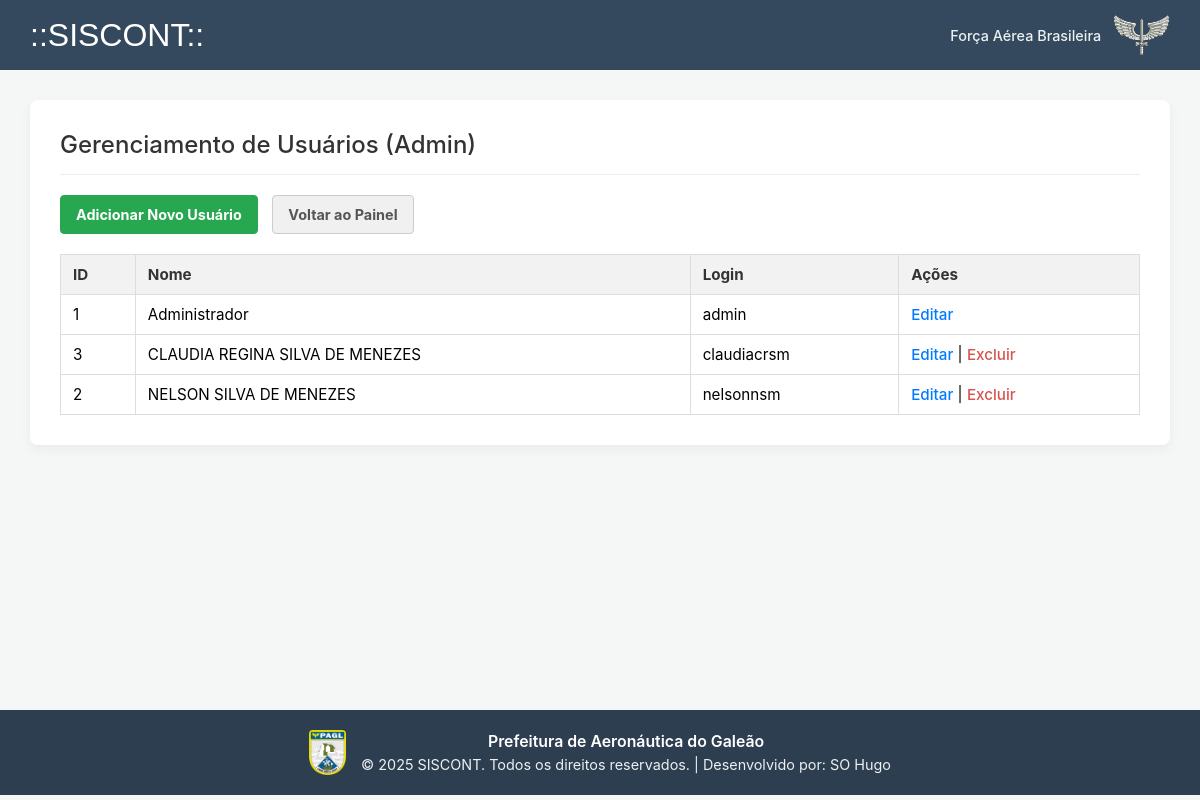
Screenshot of /crud_usuarios/usuarios_index.php (signed in) with the database file from the repository.
### tables this page shows
CREATE TABLE `usuarios` (
  `id` int NOT NULL,
  `login` varchar(50) NOT NULL,
  `senha_hash` varchar(255) NOT NULL,
  `nome` varchar(100) DEFAULT NULL
);

### crud_usuarios/usuarios_index.php (the view, shortened to what this page needs)
<?php
include "../conexao.php";
try {
    $sql = "SELECT id, login, nome FROM usuarios ORDER BY nome";
    $stmt = $mysqli->query($sql);
    $usuarios = $stmt->fetch_all(MYSQLI_ASSOC);
} catch (mysqli_sql_exception $e) {
    die("Erro ao consultar usuários: " . $e->getMessage());
}
?>
<!DOCTYPE html>
<html lang="pt-br">
<head>
    <link rel="stylesheet" href="../estilo.css">
</head>
<body>
    <div id="topo">
        <h1>::SISCONT::</h1>
        <div class="header-fab-info">
            <span>Força Aérea Brasileira</span>
            <img src="../img/gladio_80px.webp" alt="Gládio Alado FAB">
        </div>
    </div>
    <div id="conteudo-interno">
        <div class="main-content-card">
            <h2>Gerenciamento de Usuários (Admin)</h2>
            <p style="margin-bottom: 20px;">
                <a href="usuarios_form.php" class="btn-primary-crud">Adicionar Novo Usuário</a>
                <a href="../dashboard.php" class="btn-secondary-crud">Voltar ao Painel</a>
            </p>
            <table>
                <thead>
                    <tr>
                        <th>ID</th>
                        <th>Nome</th>
                        <th>Login</th>
                        <th>Ações</th>
                    </tr>
                </thead>
                <tbody>
                    <?php foreach ($usuarios as $usuario): ?>
                    <tr>
                        <td><?= $usuario['id'] ?></td>
                        <td><?= htmlspecialchars($usuario['nome']) ?></td>
                        <td><?= htmlspecialchars($usuario['login']) ?></td>
                        <td>
                            <a href="usuarios_form.php?id=<?= $usuario['id'] ?>">Editar</a>
                            <?php if ($_SESSION['usuario_logado'] != $usuario['login']): ?>
                                |
                                <a href="usuarios_acao.php?acao=excluir&id=<?= $usuario['id'] ?>"
                                   class="action-delete-link"
                                   onclick="return confirm('Tem certeza que deseja excluir este usuário? Esta ação não pode ser desfeita.');">
                                   Excluir
                                </a>
                            <?php endif; ?>
                        </td>
                    </tr>
                    <?php endforeach; ?>
                </tbody>
            </table>
        </div> </div> <div id="rodape">
        <img src="../img/Dom_Pagl.png" alt="Emblema PAGL" class="footer-logo">
        <div class="footer-text">
            <strong>Prefeitura de Aeronáutica do Galeão</strong>
            &copy; <?= date('Y'); ?> SISCONT. Todos os direitos reservados. | Desenvolvido por: SO Hugo
        </div>
    </div>
</body>
</html>

### estilo.css (style rules this page uses)
html, body { margin: 0; padding: 0; width: 100%; height: 100%; background-color: #f4f7f6; font-family: -apple-system, BlinkMacSystemFont, "Segoe UI", Roboto, "Helvetica Neue", Arial, sans-serif; }
h1 { margin: 0; font-size: 2em; font-family: sans-serif; color: #ffffff; font-weight: 300; }
h2 { font-size: 1.5em; color: #333; font-weight: 500; text-align: center; margin-top: 0; }
#topo { background-color: #34495e; width: 100%; color: #ffffff; padding: 15px 30px; box-sizing: border-box; display: flex; justify-content: space-between; align-items: center; }
.header-fab-info { display: flex; align-items: center; gap: 12px; color: #ecf0f1; font-size: 0.9em; font-weight: 500; }
.header-fab-info img { height: 40px; width: auto; }
#rodape { background-color: #2c3e50; width: 100%; color: #ecf0f1; padding: 20px; box-sizing: border-box; font-size: 0.9em; display: flex; align-items: center; justify-content: center; gap: 15px; flex-wrap: wrap; }
.footer-logo { height: 45px; width: auto; border-radius: 4px; }
.footer-text { text-align: center; line-height: 1.5; }
.footer-text strong { color: #fff; font-weight: 600; display: block; font-size: 1.1em; }
#conteudo-interno { padding: 30px; box-sizing: border-box; min-height: calc(100vh - 160px); }
.main-content-card { width: 100%; max-width: 1200px; background: #ffffff; padding: 30px; border-radius: 8px; box-shadow: 0 4px 12px rgba(0,0,0,0.05); box-sizing: border-box; margin: 0 auto; }
.main-content-card h2 { text-align: left; margin-top: 0; margin-bottom: 20px; padding-bottom: 15px; border-bottom: 1px solid #eee; color: #333; }
.btn-primary-crud, .btn-secondary-crud { display: inline-block; padding: 10px 15px; border-radius: 4px; text-decoration: none; font-weight: bold; font-size: 0.9em; margin-right: 10px; }
.btn-primary-crud { background-color: #27a750; color: white; border: 1px solid #27a750; }
.btn-secondary-crud { background-color: #f0f0f0; color: #555; border: 1px solid #ccc; }
.main-content-card table { width: 100%; margin-top: 20px; border-collapse: collapse; }
.main-content-card th, .main-content-card td { border: 1px solid #ddd; padding: 10px 12px; text-align: left; font-size: 0.95em; }
.main-content-card th { background-color: #f2f2f2; font-weight: bold; color: #333; }
.main-content-card td a { color: #007bff; text-decoration: none; font-weight: 500; }
.action-delete-link { color: #d9534f !important; }

### rows the page displays
usuarios: id "1", nome "Administrador", login "admin"
usuarios: id "3", nome "CLAUDIA REGINA SILVA DE MENEZES", login "claudiacrsm"
usuarios: id "2", nome "NELSON SILVA DE MENEZES", login "nelsonnsm"
